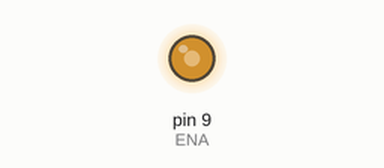
Simulated run of this sketch. Board: Arduino Uno, built with avr-gcc and run on an emulated ATmega328P. Shown: output pins drawn as LEDs (lit = HIGH).

Above: at 4.85 s.
At 14.1 s:
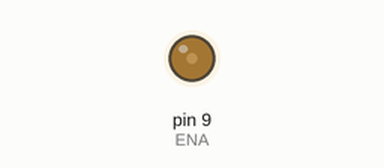
At 31.2 s:
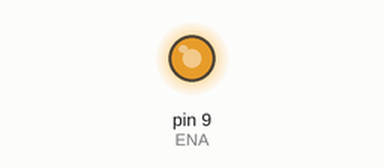
Timing chart, 0 to 40.0 s (numbered marks = the images above):
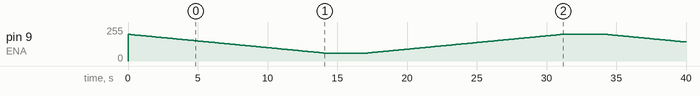

Measured:
- by itself, pin 9 (ENA): 0/255 → 200/255 at 0.00 s, → 199/255 0.10 s later, → 198/255 0.10 s later, → 197/255 0.10 s later, … (338 changes in this stretch)

The sketch:

moTOT_sPEED.ino
```cpp
int ENA = 9;
int speed;
void setup() {
  // put your setup code here, to run once:

  pinMode(ENA, OUTPUT);

}

void loop() {
  // put your main code here, to run repeatedly:


    for (speed = 200; speed>=60; speed--) {
      analogWrite(ENA, speed);
      delay(100);
    }


    delay(3000);

    for (speed =60; speed<=200; speed++) {
      analogWrite(ENA, speed);
      delay(100);
    }

    delay(3000);
}
```
